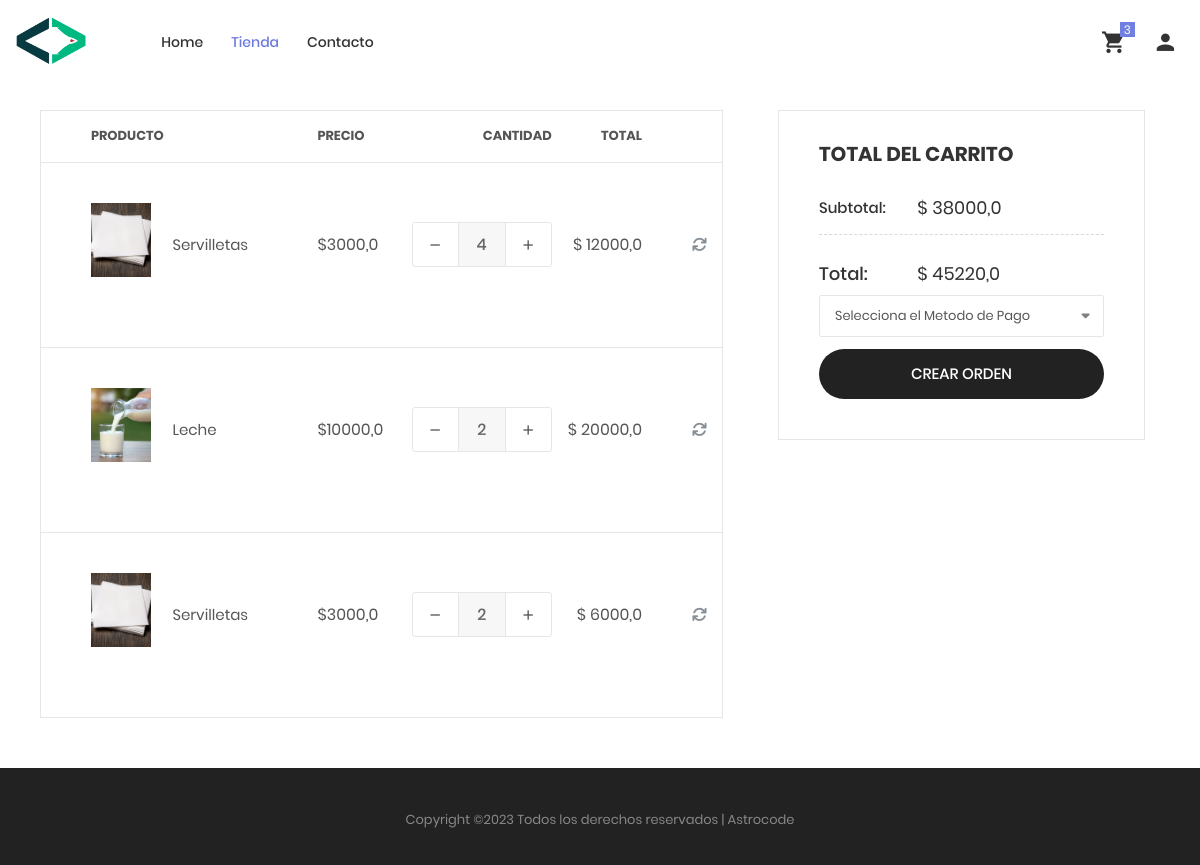
Page /carrito/ (signed in) on the committed database.
### Modulos/Tienda/models.py (models this page shows)
class CarritoCompras(models.Model):
    codigoCarrito = models.AutoField(primary_key=True)
    cliente = models.ForeignKey(Clientes, on_delete=models.CASCADE) #Foreign Key
    producto = models.ForeignKey(Productos, on_delete=models.CASCADE) #Foreign Key
    cantidad = models.IntegerField(default=1)
    precioTotal = models.DecimalField(max_digits=10, decimal_places=1, default=0)

### Modulos/Inventario/models.py (models this page shows)
class Productos(models.Model):
    codigoProducto = models.PositiveIntegerField(blank=False, null=False, primary_key=True)
    nombreProducto = models.CharField(max_length=100)
    descripcionProducto = models.CharField(max_length=1000)
    precioUnidad = models.DecimalField(max_digits=10, decimal_places=1)
    stock = models.PositiveIntegerField()
    proveedor = models.ForeignKey(Proveedores, on_delete=models.CASCADE)
    categoria = models.ForeignKey(Categorias, on_delete=models.CASCADE, default="")
    imagen = models.ImageField(upload_to='Productos/', null=True)

### Modulos/Facturacion/views.py (the view)
# urls.py: path('carrito/', views.carrito),
def carrito(request):
    listarCarrito = CarritoCompras.objects.filter(cliente=int(request.session.get("Cedula")))
    total_carrito = sum(item.precioTotal for item in listarCarrito)
    total_carrito_iva = total_carrito + (total_carrito * decimal.Decimal('0.19')).quantize(decimal.Decimal('0.0'))
    return render(request, "Eccomerce/shoping-cart.html", {'Carrito': listarCarrito, 'TotalCarrito': total_carrito, 'TotalCarritoIva': total_carrito_iva})

### Modulos/Facturacion/templates/Eccomerce/shoping-cart.html (shortened to what this page needs)
{%load static%}
<!DOCTYPE html>
<html lang="en">
<head>
<link rel="stylesheet" type="text/css" href="{% static 'assets/vendor-shop/bootstrap/css/bootstrap.min.css' %}">
	<link rel="stylesheet" href="https://cdnjs.cloudflare.com/ajax/libs/font-awesome/6.4.0/css/all.min.css" />
	<link rel="stylesheet" type="text/css" href="{% static 'assets/fonts/iconic/css/material-design-iconic-font.min.css' %}">
	<link rel="stylesheet" type="text/css" href="{% static 'assets/fonts/linearicons-v1.0.0/icon-font.min.css' %} ">
	<link rel="stylesheet" type="text/css" href="{% static 'assets/vendor-shop/animate/animate.css' %}">
	<link rel="stylesheet" type="text/css" href="{% static 'assets/vendor-shop/css-hamburgers/hamburgers.min.css' %}">
	<link rel="stylesheet" type="text/css" href="{% static 'assets/vendor-shop/animsition/css/animsition.min.css' %}">
	<link rel="stylesheet" type="text/css" href="{% static 'assets/vendor-shop/select2/select2.min.css' %}">
	<link rel="stylesheet" type="text/css" href="{% static 'assets/vendor-shop/perfect-scrollbar/perfect-scrollbar.css' %}">
	<link rel="stylesheet" type="text/css" href="{% static 'assets/css/eccomerce/util.css' %}">
	<link rel="stylesheet" type="text/css" href="{% static 'assets/css/eccomerce/main.css' %}">
</head>
<body class="animsition">
	<header>
		<div class="wrap-menu-desktop">
			<nav class="limiter-menu-desktop container">
				<a href="#" class="logo">
					<img src="{% static 'assets/images/Astrocode.png' %}" alt="IMG-LOGO">
				</a>
				<div class="menu-desktop">
					<ul class="main-menu">
						<li>
							<a href="/">Home</a>
						</li>
						<li class="active-menu">
							<a href="/shop/">Tienda</a>
						</li>
						<li>
							<a href="/contacto/">Contacto</a>
						</li>
					</ul>
				</div>
				<div class="wrap-icon-header flex-w flex-r-m">
					<div class="icon-header-item cl2 hov-cl1 trans-04 p-l-22 p-r-11 icon-header-noti js-show-cart" data-notify="{{Carrito|length}}">
						<i class="zmdi zmdi-shopping-cart"></i>
					</div>
					<a href="/perfilUsuarios/" class="dis-block icon-header-item cl2 hov-cl1 trans-04 p-l-22 p-r-11">
						<i class="zmdi zmdi-account"></i>
					</a>
				</div>
			</nav>
		</div>
</header>
		<div class="container">
			<div class="row p-t-110">
				<div class="col-lg-10 col-xl-7 m-lr-auto m-b-50">
					<div class="m-l-25 m-r--38 m-lr-0-xl">
						<div class="wrap-table-shopping-cart">
							<table class="table-shopping-cart">
								<tr class="table_head">
									<th class="column-1">Producto</th>
									<th class="column-2"></th>
									<th class="column-3">Precio</th>
									<th class="column-4">Cantidad</th>
									<th class="column-5">Total</th>
									<th class="column-6" style="padding-right: 30px;"></th>
								</tr>
								{% for c in Carrito %}
									<tr class="table_row">
										<form action="/actualizarCarrito/{{c.codigoCarrito}}/{{c.cliente.cedula}}" method="post"> {% csrf_token %}
										<td class="column-1">
											<a href="/eliminarCarrito/{{c.codigoCarrito}}" class="deleteCarrito" id="{{c.codigoCarrito}}">
												<div class="how-itemcart1">
													<img src="{{c.producto.imagen.url}}" alt="IMG">
												</div>
											</a>
										</td>
										<td class="column-2">{{c.producto.nombreProducto}}</td>
										<td class="column-3">${{c.producto.precioUnidad}}</td>
										<td class="column-4">
											<div class="wrap-num-product flex-w m-l-auto m-r-0">
												<div class="btn-num-product-down cl8 hov-btn3 trans-04 flex-c-m">
													<i class="fs-16 zmdi zmdi-minus"></i>
												</div>
												<input class="mtext-104 cl3 txt-center num-product" type="number" name="num-product" value="{{c.cantidad}}">
												<div class="btn-num-product-up cl8 hov-btn3 trans-04 flex-c-m">
													<i class="fs-16 zmdi zmdi-plus"></i>
												</div>
											</div>
										</td>
										<td class="column-5">$ {{c.precioTotal}}</td>
										<td class="column-6"><button type="submit" class="delete text-secondary font-weight-bold text-xs cursor-pointer" style="cursor: pointer;"
										><i class="fa-solid fa-arrows-rotate"></i></button></td>
									</form>
									</tr>
								{% endfor %}
							</table>
						</div>
					</div>
				</div>
				<div class="col-sm-10 col-lg-7 col-xl-5 m-lr-auto m-b-50">
					<form action="/crearOrden/" method="post">{% csrf_token %}
						<div class="bor10 p-lr-40 p-t-30 p-b-40 m-l-63 m-r-40 m-lr-0-xl p-lr-15-sm">
							<h4 class="mtext-109 cl2 p-b-30">
								Total del Carrito
							</h4>
							<div class="flex-w flex-t bor12 p-b-13">
								<div class="size-208">
									<span class="stext-110 cl2">
										Subtotal:
									</span>
								</div>
								<div class="size-209">
									<span class="mtext-110 cl2">
										$ {{TotalCarrito}}
									</span>
								</div>
							</div>
							<div class="flex-w flex-t p-t-27">
								<div class="size-208">
									<span class="mtext-101 cl2">
										Total:
									</span>
								</div>
								<div class="size-209 p-t-1">
									<span class="mtext-110 cl2">
										$ {{TotalCarritoIva}}
									</span>
								</div>
								<div class="rs1-select2 rs2-select2 bor8 bg0 m-b-12 m-t-9" style="width: 100%;">
								</div>
							</div>
							<button class="flex-c-m stext-101 cl0 size-116 bg3 bor14 hov-btn3 p-lr-15 trans-04 pointer">
								Crear Orden
							</button>
						</div>
					</form>
				</div>
			</div>
		</div>
	<footer class="bg3 p-b-32">
		<div class="container">
			<div class="p-t-40">
				<p class="stext-107 cl6 txt-center">
					Copyright &copy;<script>document.write(new Date().getFullYear());</script> Todos los derechos reservados | Astrocode</a>
				</p>
			</div>
		</div>
	</footer>
</body>
</html>

### rows in the picture
CarritoCompras: producto.imagen (picture), producto.nombreProducto "Servilletas", producto.precioUnidad "3000,0", num-product "4", precioTotal "12000,0"
CarritoCompras: producto.imagen (picture), producto.nombreProducto "Leche", producto.precioUnidad "10000,0", num-product "2", precioTotal "20000,0"
CarritoCompras: producto.imagen (picture), producto.nombreProducto "Servilletas", producto.precioUnidad "3000,0", num-product "2", precioTotal "6000,0"

### other values in the picture
{{ TotalCarrito }} "38000,0"
{{ TotalCarritoIva }} "45220,0"
